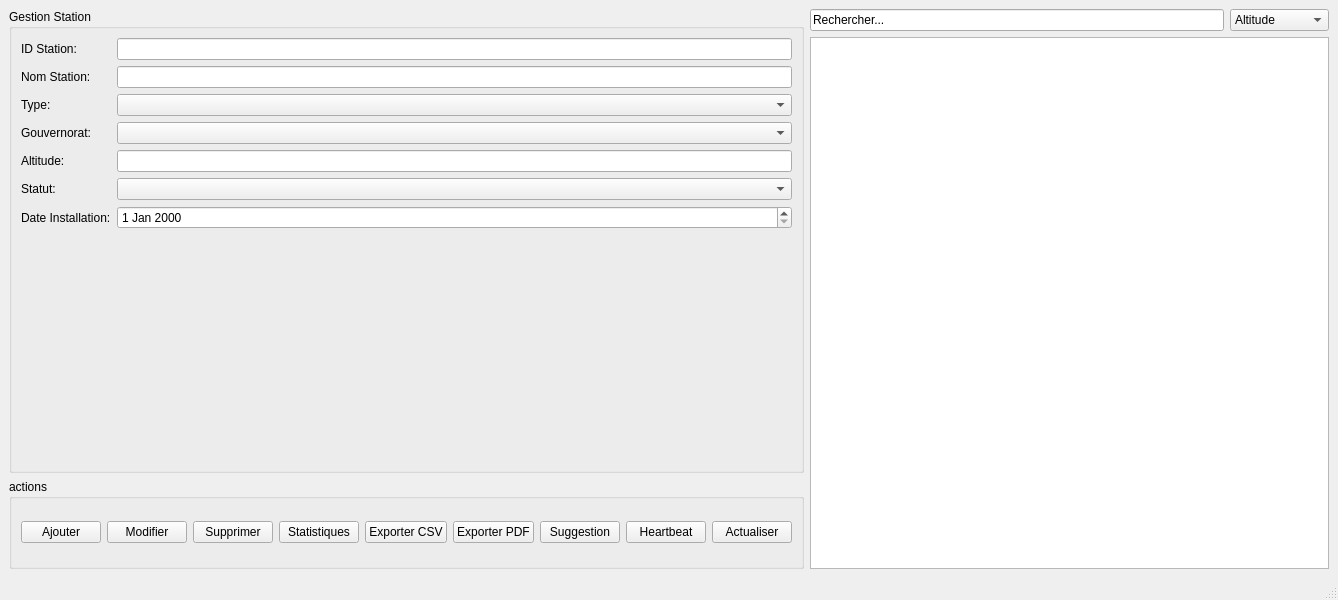
<?xml version="1.0" encoding="UTF-8"?>
<ui version="4.0">
 <class>StationWindow</class>
 <widget class="QMainWindow" name="StationWindow">
  <property name="geometry">
   <rect>
    <x>0</x>
    <y>0</y>
    <width>1338</width>
    <height>600</height>
   </rect>
  </property>
  <property name="windowTitle">
   <string>Smart Weather: Gestion des stations</string>
  </property>
  <widget class="QWidget" name="centralwidget">
   <layout class="QHBoxLayout" name="horizontalLayout_3" stretch="0,2">
    <item>
     <layout class="QVBoxLayout" name="verticalLayout">
      <item>
       <widget class="QGroupBox" name="groupBox">
        <property name="title">
         <string>Gestion Station</string>
        </property>
        <layout class="QFormLayout" name="formLayout">
         <item row="0" column="0">
          <widget class="QLabel" name="label">
           <property name="text">
            <string>ID Station:</string>
           </property>
          </widget>
         </item>
         <item row="0" column="1">
          <widget class="QLineEdit" name="idLineEdit"/>
         </item>
         <item row="1" column="0">
          <widget class="QLabel" name="label_2">
           <property name="text">
            <string>Nom Station:</string>
           </property>
          </widget>
         </item>
         <item row="1" column="1">
          <widget class="QLineEdit" name="nomLineEdit"/>
         </item>
         <item row="2" column="0">
          <widget class="QLabel" name="label_3">
           <property name="text">
            <string>Type:</string>
           </property>
          </widget>
         </item>
         <item row="2" column="1">
          <widget class="QComboBox" name="typeComboBox"/>
         </item>
         <item row="3" column="0">
          <widget class="QLabel" name="label_4">
           <property name="text">
            <string>Gouvernorat:</string>
           </property>
          </widget>
         </item>
         <item row="3" column="1">
          <widget class="QComboBox" name="gouvernoratComboBox"/>
         </item>
         <item row="4" column="0">
          <widget class="QLabel" name="label_5">
           <property name="text">
            <string>Altitude:</string>
           </property>
          </widget>
         </item>
         <item row="4" column="1">
          <widget class="QLineEdit" name="altitudeLineEdit"/>
         </item>
         <item row="5" column="0">
          <widget class="QLabel" name="label_6">
           <property name="text">
            <string>Statut:</string>
           </property>
          </widget>
         </item>
         <item row="5" column="1">
          <widget class="QComboBox" name="statutComboBox"/>
         </item>
         <item row="6" column="0">
          <widget class="QLabel" name="label_7">
           <property name="text">
            <string>Date Installation:</string>
           </property>
          </widget>
         </item>
         <item row="6" column="1">
          <widget class="QDateEdit" name="dateInstallationEdit"/>
         </item>
        </layout>
       </widget>
      </item>
      <item>
       <widget class="QGroupBox" name="groupBox_2">
        <property name="maximumSize">
         <size>
          <width>16777215</width>
          <height>90</height>
         </size>
        </property>
        <property name="title">
         <string>actions</string>
        </property>
        <layout class="QHBoxLayout" name="horizontalLayout">
         <item>
          <widget class="QPushButton" name="btnAjouter">
           <property name="text">
            <string>Ajouter</string>
           </property>
          </widget>
         </item>
         <item>
          <widget class="QPushButton" name="btnModifier">
           <property name="text">
            <string>Modifier</string>
           </property>
          </widget>
         </item>
         <item>
          <widget class="QPushButton" name="btnSupprimer">
           <property name="text">
            <string>Supprimer</string>
           </property>
          </widget>
         </item>
         <item>
          <widget class="QPushButton" name="btnStats">
           <property name="text">
            <string>Statistiques</string>
           </property>
          </widget>
         </item>
         <item>
          <widget class="QPushButton" name="btnExportCsv">
           <property name="text">
            <string>Exporter CSV</string>
           </property>
          </widget>
         </item>
         <item>
          <widget class="QPushButton" name="btnExportPdf">
           <property name="text">
            <string>Exporter PDF</string>
           </property>
          </widget>
         </item>
         <item>
          <widget class="QPushButton" name="btnSuggestion">
           <property name="text">
            <string>Suggestion</string>
           </property>
          </widget>
         </item>
         <item>
          <widget class="QPushButton" name="btnHeartbeat">
           <property name="text">
            <string>Heartbeat</string>
           </property>
          </widget>
         </item>
         <item>
          <widget class="QPushButton" name="btnAfficher">
           <property name="text">
            <string>Actualiser</string>
           </property>
          </widget>
         </item>
        </layout>
       </widget>
      </item>
     </layout>
    </item>
    <item>
     <layout class="QVBoxLayout" name="verticalLayout_2">
      <item>
       <layout class="QHBoxLayout" name="horizontalLayout_2">
        <item>
         <widget class="QLineEdit" name="searchLineEdit">
          <property name="text">
           <string>Rechercher...</string>
          </property>
         </widget>
        </item>
        <item>
         <widget class="QComboBox" name="sortComboBox">
          <property name="maximumSize">
           <size>
            <width>150</width>
            <height>16777215</height>
           </size>
          </property>
          <item>
           <property name="text">
            <string>Altitude</string>
           </property>
          </item>
          <item>
           <property name="text">
            <string>Type</string>
           </property>
          </item>
          <item>
           <property name="text">
            <string>Gouvernorat</string>
           </property>
          </item>
         </widget>
        </item>
       </layout>
      </item>
      <item>
       <widget class="QTableView" name="tableViewStation"/>
      </item>
     </layout>
    </item>
   </layout>
  </widget>
  <widget class="QMenuBar" name="menubar">
   <property name="geometry">
    <rect>
     <x>0</x>
     <y>0</y>
     <width>1338</width>
     <height>26</height>
    </rect>
   </property>
  </widget>
  <widget class="QStatusBar" name="statusbar"/>
 </widget>
 <resources/>
 <connections/>
</ui>
